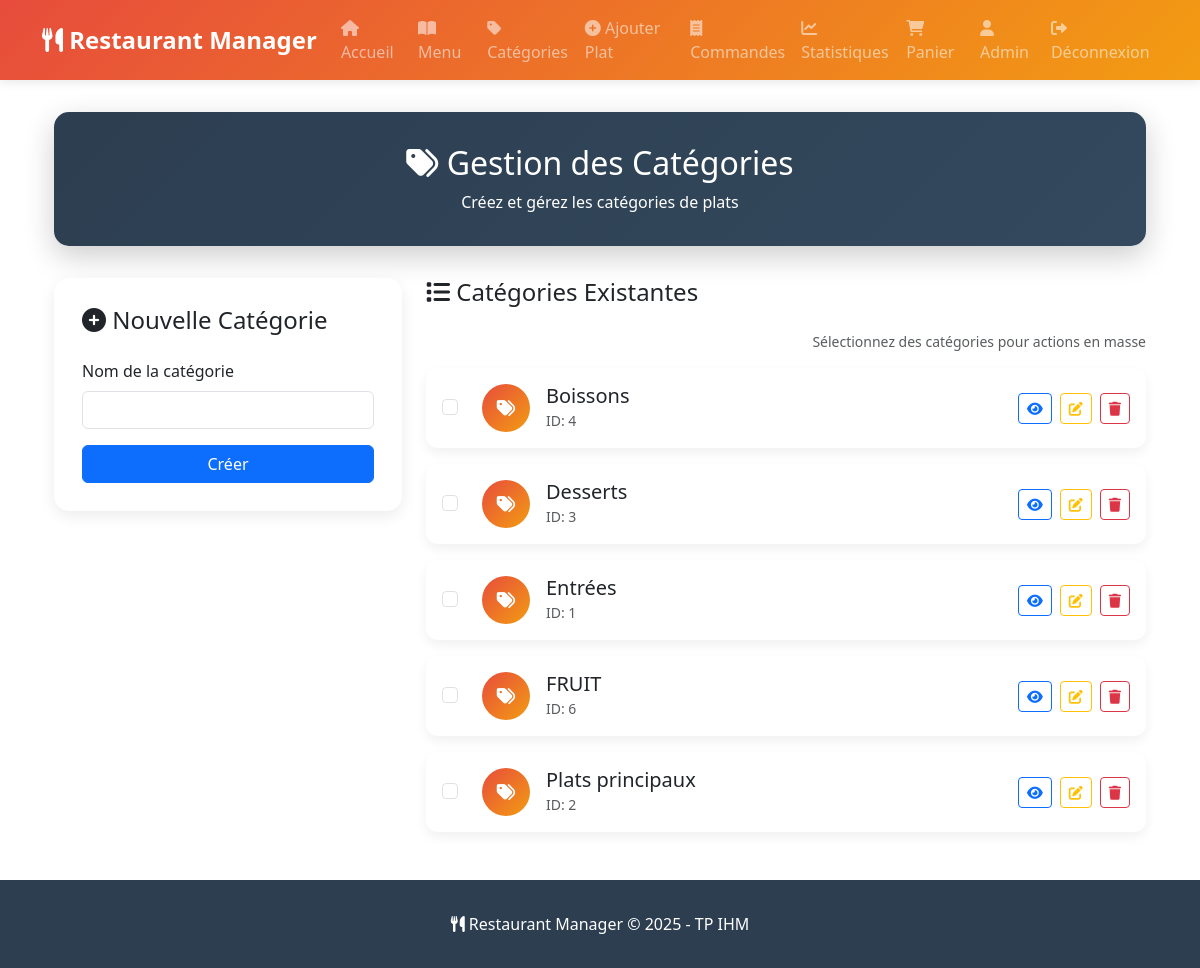
The app's page /admin/categories (signed in) with its own data.
### models.py (models this page shows, shortened)
class User(db.Model):
    __tablename__ = 'users'
    id = db.Column(db.Integer, primary_key=True)
    username = db.Column(db.String(50), nullable=False)
    email = db.Column(db.String(100), nullable=False, unique=True)
    password = db.Column(db.String(200), nullable=False)
    is_admin = db.Column(db.Boolean, default=False, nullable=False)
    created_at = db.Column(db.DateTime, default=datetime.utcnow)
    orders = db.relationship('Order', backref='user', lazy=True)

class Category(db.Model):
    __tablename__ = 'categories'
    id = db.Column(db.Integer, primary_key=True)
    name = db.Column(db.String(50), nullable=False, unique=True)
    dishes = db.relationship('Dish', backref='category', lazy=True)

### app.py (the view, shortened to what this page needs)
@app.route('/admin/categories', methods=['GET', 'POST'])
@admin_required
def admin_categories():
    form = CategoryForm()
    categories = Category.query.order_by(Category.name).all()
    return render_template('admin_categories.html', form=form, categories=categories)

### app.py
class CategoryForm(FlaskForm):
    name = StringField('Nom de la catégorie', validators=[DataRequired(), Length(max=50)])
    submit = SubmitField('Créer')

### app.py (called while the page is built)
def admin_required(f):
    @wraps(f)
    def decorated(*args, **kwargs):
        if 'user_id' not in session:
            flash('Veuillez vous connecter pour accéder à cette page.', 'warning')
            return redirect(url_for('login'))
        user = User.query.get(session['user_id'])
        if not user or not user.is_admin:
            flash('Accès refusé: privilèges administrateur requis.', 'danger')
            return redirect(url_for('index'))
        return f(*args, **kwargs)
    return decorated

### templates/admin_categories.html (shortened to what this page needs)
{% extends "layout.html" %}
{% block content %}
<div class="container">
    <div class="admin-header text-center">
        <h2><i class="fas fa-tags"></i> Gestion des Catégories</h2>
        <p class="mb-0">Créez et gérez les catégories de plats</p>
    </div>
    <div class="row">
        <div class="col-lg-4">
            <div class="form-card">
                <h4 class="mb-4"><i class="fas fa-plus-circle"></i> Nouvelle Catégorie</h4>
                <form method="POST" novalidate>
                    <div class="mb-3">
                        {{ form.name.label(class="form-label") }}
                        {{ form.name(class="form-control" + (" is-invalid" if form.name.errors else "")) }}
                    </div>
                    {{ form.submit(class="btn btn-primary w-100") }}
                </form>
            </div>
        </div>
        <div class="col-lg-8">
            <h4 class="mb-4"><i class="fas fa-list"></i> Catégories Existantes</h4>
            {% if categories %}
                <div class="mb-3 d-flex justify-content-between align-items-center">
                    <div class="text-muted small">Sélectionnez des catégories pour actions en masse</div>
                </div>
                {% for category in categories %}
                <div class="category-item" style="animation-delay: {{ loop.index * 0.1 }}s" data-id="{{ category.id }}">
                    <div class="d-flex align-items-center flex-grow-1">
                        <div class="form-check me-3">
                            <input class="form-check-input category-checkbox" type="checkbox" value="{{ category.id }}" id="chk-{{ category.id }}" aria-label="Sélectionner {{ category.name }}">
                        </div>
                        <div class="category-icon me-3" aria-hidden="true">
                            <i class="fas fa-tags"></i>
                        </div>
                        <div class="flex-grow-1">
                            <h5 class="mb-0 category-name" id="cat-name-{{ category.id }}">{{ category.name }}</h5>
                            <small class="text-muted">ID: {{ category.id }}</small>
                        </div>
                    </div>
                    <div class="category-actions">
                        <a href="{{ url_for('dishes_view', category=category.id) }}" class="btn btn-sm btn-outline-primary" aria-label="Voir les plats de {{ category.name }}">
                            <i class="fas fa-eye" aria-hidden="true"></i>
                        </a>
                        <button class="btn btn-sm btn-outline-warning" aria-label="Éditer {{ category.name }}" onclick="openEditModal({{ category.id }}, '{{ category.name|e }}')">
                            <i class="fas fa-edit" aria-hidden="true"></i>
                        </button>
                        <button class="btn btn-sm btn-outline-danger" aria-label="Supprimer {{ category.name }}" onclick="openDeleteModal({{ category.id }}, '{{ category.name|e }}')">
                            <i class="fas fa-trash" aria-hidden="true"></i>
                        </button>
                    </div>
                </div>
                {% endfor %}
            {% else %}
                <div class="alert alert-info text-center">
                    <i class="fas fa-info-circle fa-3x mb-3 d-block"></i>
                    <h5>Aucune catégorie</h5>
                    <p class="mb-0">Créez votre première catégorie pour commencer.</p>
                </div>
            {% endif %}
        </div>
    </div>
</div>
{% endblock %}

### templates/layout.html (shortened to what this page needs)
<!DOCTYPE html>
<html lang="fr">
<head>
    <link href="https://cdn.jsdelivr.net/npm/bootstrap@5.3.0/dist/css/bootstrap.min.css" rel="stylesheet">
    <link rel="stylesheet" href="https://cdnjs.cloudflare.com/ajax/libs/font-awesome/6.0.0/css/all.min.css">
</head>
<body>
    <nav class="navbar navbar-expand-lg navbar-dark">
        <div class="container">
            <a class="navbar-brand" href="{{ url_for('index') }}">
                <i class="fas fa-utensils"></i> Restaurant Manager
            </a>
            <div class="collapse navbar-collapse" id="navbarNav">
                <ul class="navbar-nav me-auto">
                    <li class="nav-item">
                        <a class="nav-link" href="{{ url_for('index') }}">
                            <i class="fas fa-home"></i> Accueil
                        </a>
                    </li>
                    <li class="nav-item">
                        <a class="nav-link" href="{{ url_for('dishes_view') }}">
                            <i class="fas fa-book-open"></i> Menu
                        </a>
                    </li>
                    {% if session.get('is_admin') %}
                    <li class="nav-item">
                        <a class="nav-link" href="{{ url_for('admin_categories') }}">
                            <i class="fas fa-tag"></i> Catégories
                        </a>
                    </li>
                    <li class="nav-item">
                        <a class="nav-link" href="{{ url_for('admin_dishes') }}">
                            <i class="fas fa-plus-circle"></i> Ajouter Plat
                        </a>
                    </li>
                    <li class="nav-item">
                        <a class="nav-link" href="{{ url_for('admin_orders') }}">
                            <i class="fas fa-receipt"></i> Commandes
                        </a>
                    </li>
                    <li class="nav-item">
                        <a class="nav-link" href="{{ url_for('stats') }}">
                            <i class="fas fa-chart-line"></i> Statistiques
                        </a>
                    </li>
                    {% endif %}
                </ul>
                <ul class="navbar-nav">
                    {% if session.get('user_id') %}
                    <li class="nav-item position-relative">
                        <a class="nav-link" href="{{ url_for('cart') }}">
                            <i class="fas fa-shopping-cart"></i> Panier
                        </a>
                    </li>
                    <li class="nav-item">
                        <a class="nav-link" href="{{ url_for('profile') }}">
                            <i class="fas fa-user"></i> {{ session.username }}
                        </a>
                    </li>
                    <li class="nav-item">
                        <a class="nav-link" href="{{ url_for('logout') }}">
                            <i class="fas fa-sign-out-alt"></i> Déconnexion
                        </a>
                    </li>
                    {% endif %}
                </ul>
            </div>
        </div>
    </nav>
    <main class="main-content">
        <div class="container">
            {% block content %}{% endblock %}
        </div>
    </main>
    <footer>
        <div class="container text-center">
            <p class="mb-0">
                <i class="fas fa-utensils"></i> Restaurant Manager &copy; 2025 - TP IHM
            </p>
        </div>
    </footer>
</body>
</html>

### templates/layout.html (style rules this page uses)
:root { --primary-color: #e74c3c; --secondary-color: #2c3e50; --accent-color: #f39c12; }
body { font-family: 'Segoe UI', Tahoma, Geneva, Verdana, sans-serif; min-height: 100vh; display: flex; flex-direction: column; }
.navbar { background: linear-gradient(135deg, var(--primary-color), var(--accent-color)); box-shadow: 0 2px 10px rgba(0,0,0,0.1); }
.navbar-brand { font-weight: bold; font-size: 1.5rem; }
.nav-link { transition: all 0.3s ease; position: relative; }
.nav-link::after { content: ''; position: absolute; bottom: 0; left: 50%; width: 0; height: 2px; background: white; transition: all 0.3s ease; transform: translateX(-50%); }
.main-content { flex: 1; padding: 2rem 0; }
footer { background: var(--secondary-color); color: white; padding: 2rem 0; margin-top: auto; }

### templates/admin_categories.html (style rules this page uses)
.admin-header { background: linear-gradient(135deg, var(--secondary-color), #34495e); color: white; padding: 2rem; border-radius: 15px; margin-bottom: 2rem; box-shadow: 0 10px 30px rgba(0,0,0,0.2); text-align: center; }
.form-card { background: white; border: none; border-radius: 15px; padding: 1.75rem; box-shadow: 0 5px 15px rgba(0,0,0,0.08); margin-bottom: 1.25rem; }
.category-item { background: white; border: none; border-radius: 12px; padding: 1rem; margin-bottom: 1rem; box-shadow: 0 5px 12px rgba(0,0,0,0.06); transition: transform .18s ease, box-shadow .18s ease; animation: slideIn .42s ease; display: flex; align-items: center; justify-content: space-between; gap: 0.75rem; }
.category-icon { width: 48px; height: 48px; background: linear-gradient(135deg, var(--primary-color), var(--accent-color)); border-radius: 50%; display: flex; align-items: center; justify-content: center; color: white; font-size: 1.15rem; flex: 0 0 auto; }
.category-actions { display:flex; gap:.5rem; align-items:center; }

### records on screen
User: username "Admin"
Category: name "Boissons", id "4"
Category: name "Desserts", id "3"
Category: name "Entrées", id "1"
Category: name "FRUIT", id "6"
Category: name "Plats principaux", id "2"
